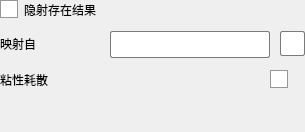
     <widget class="QWidget" name="tab_3">
      <attribute name="title">
       <string>映射</string>
      </attribute>
      <layout class="QGridLayout" name="gridLayout_11">
       <property name="leftMargin">
        <number>0</number>
       </property>
       <property name="topMargin">
        <number>0</number>
       </property>
       <property name="rightMargin">
        <number>0</number>
       </property>
       <property name="bottomMargin">
        <number>0</number>
       </property>
       <item row="0" column="0">
        <layout class="QVBoxLayout" name="verticalLayout_4">
         <property name="spacing">
          <number>10</number>
         </property>
         <item>
          <layout class="QHBoxLayout" name="horizontalLayout_2">
           <item>
            <widget class="QCheckBox" name="checkBox">
             <property name="styleSheet">
              <string notr="true">QCheckBox::indicator {
    width: 16px;
    height: 16px;
    border: 1px solid rgb(150, 150, 150);
    background: rgb(255, 255, 255);
}

QCheckBox::indicator:hover {
    background: rgb(242, 242, 242);
}

QCheckBox::indicator:checked {
    image: url(../res/checkBox.png);
}</string>
             </property>
             <property name="text">
              <string>隐射存在结果</string>
             </property>
            </widget>
           </item>
           <item>
            <spacer name="horizontalSpacer">
             <property name="orientation">
              <enum>Qt::Horizontal</enum>
             </property>
             <property name="sizeHint" stdset="0">
              <size>
               <width>40</width>
               <height>20</height>
              </size>
             </property>
            </spacer>
           </item>
          </layout>
         </item>
         <item>
          <layout class="QHBoxLayout" name="horizontalLayout_40">
           <item>
            <widget class="QLabel" name="label_44">
             <property name="minimumSize">
              <size>
               <width>80</width>
               <height>25</height>
              </size>
             </property>
             <property name="maximumSize">
              <size>
               <width>80</width>
               <height>25</height>
              </size>
             </property>
             <property name="font">
              <font>
               <family>Microsoft YaHei</family>
               <pointsize>9</pointsize>
              </font>
             </property>
             <property name="text">
              <string>映射自</string>
             </property>
            </widget>
           </item>
           <item>
            <spacer name="horizontalSpacer_26">
             <property name="orientation">
              <enum>Qt::Horizontal</enum>
             </property>
             <property name="sizeType">
              <enum>QSizePolicy::Expanding</enum>
             </property>
             <property name="sizeHint" stdset="0">
              <size>
               <width>20</width>
               <height>20</height>
              </size>
             </property>
            </spacer>
           </item>
           <item>
            <widget class="QLineEdit" name="lineEdit_25">
             <property name="minimumSize">
              <size>
               <width>160</width>
               <height>27</height>
              </size>
             </property>
             <property name="maximumSize">
              <size>
               <width>160</width>
               <height>25</height>
              </size>
             </property>
             <property name="styleSheet">
              <string notr="true">QLineEdit {
    background-color: white;
    border: 1px solid rgb(122, 122, 122); /* 默认边界颜色 */
    border-radius: 2px;
    padding: 5px;
    min-height: 15px;
}

QLineEdit:hover {
    border: 1px solid rgb(23, 23, 23); /* 鼠标悬浮时边界颜色 */
}

QLineEdit:focus {
    border: 1px solid rgb(23, 23, 23); /* 焦点时边界颜色 */
    background-color: #f0f0f0; /* 焦点时背景颜色 */
}

QLineEdit:disabled {
    background-color: #e0e0e0; /* 禁用时背景颜色 */
    border: 1px solid rgb(122, 122, 122); /* 禁用时边界颜色 */
    color: #a0a0a0; /* 禁用时文字颜色 */
}
</string>
             </property>
             <property name="text">
              <string/>
             </property>
            </widget>
           </item>
           <item>
            <widget class="QPushButton" name="pushButton_2">
             <property name="minimumSize">
              <size>
               <width>25</width>
               <height>25</height>
              </size>
             </property>
             <property name="maximumSize">
              <size>
               <width>25</width>
               <height>25</height>
              </size>
             </property>
             <property name="styleSheet">
              <string notr="true">QPushButton {
    background-color: rgb(255, 255, 255); /* 背景色 */
    border: 1px solid rgb(122, 122, 122); /* 边框色 */
    border-radius: 2px; /* 圆润边框 */
}

QPushButton:hover {
    background-color: rgb(242, 242, 242); /* 鼠标悬浮背景色 */
}

QPushButton:pressed {
    background-color: rgb(235, 235, 235); /* 鼠标点击背景色 */
}
</string>
             </property>
             <property name="text">
              <string/>
             </property>
             <property name="icon">
              <iconset>
               <normaloff>../res/browse.png</normaloff>../res/browse.png</iconset>
             </property>
             <property name="iconSize">
              <size>
               <width>20</width>
               <height>20</height>
              </size>
             </property>
            </widget>
           </item>
          </layout>
         </item>
         <item>
          <layout class="QHBoxLayout" name="horizontalLayout_7">
           <item>
            <widget class="QLabel" name="label_4">
             <property name="minimumSize">
              <size>
               <width>100</width>
               <height>25</height>
              </size>
             </property>
             <property name="maximumSize">
              <size>
               <width>100</width>
               <height>25</height>
              </size>
             </property>
             <property name="text">
              <string>粘性耗散</string>
             </property>
            </widget>
           </item>
           <item>
            <spacer name="horizontalSpacer_13">
             <property name="orientation">
              <enum>Qt::Horizontal</enum>
             </property>
             <property name="sizeHint" stdset="0">
              <size>
               <width>40</width>
               <height>20</height>
              </size>
             </property>
            </spacer>
           </item>
           <item>
            <widget class="QCheckBox" name="checkBox_2">
             <property name="minimumSize">
              <size>
               <width>25</width>
               <height>25</height>
              </size>
             </property>
             <property name="maximumSize">
              <size>
               <width>25</width>
               <height>25</height>
              </size>
             </property>
             <property name="styleSheet">
              <string notr="true">QCheckBox {
    color: transparent;
    spacing: 0px;
}

QCheckBox::indicator {
    width: 16px;
    height: 16px;
    border: 1px solid rgb(150, 150, 150);
    background: rgb(255, 255, 255);
}

QCheckBox::indicator:hover {
    background: rgb(242, 242, 242);
}

QCheckBox::indicator:checked {
    image: url(../res/checkBox.png);
}</string>
             </property>
             <property name="text">
              <string/>
             </property>
            </widget>
           </item>
           <item>
            <spacer name="horizontalSpacer_17">
             <property name="orientation">
              <enum>Qt::Horizontal</enum>
             </property>
             <property name="sizeType">
              <enum>QSizePolicy::Fixed</enum>
             </property>
             <property name="sizeHint" stdset="0">
              <size>
               <width>10</width>
               <height>10</height>
              </size>
             </property>
            </spacer>
           </item>
          </layout>
         </item>
         <item>
          <spacer name="verticalSpacer_4">
           <property name="orientation">
            <enum>Qt::Vertical</enum>
           </property>
           <property name="sizeHint" stdset="0">
            <size>
             <width>20</width>
             <height>40</height>
            </size>
           </property>
          </spacer>
         </item>
        </layout>
       </item>
      </layout>
     </widget>
